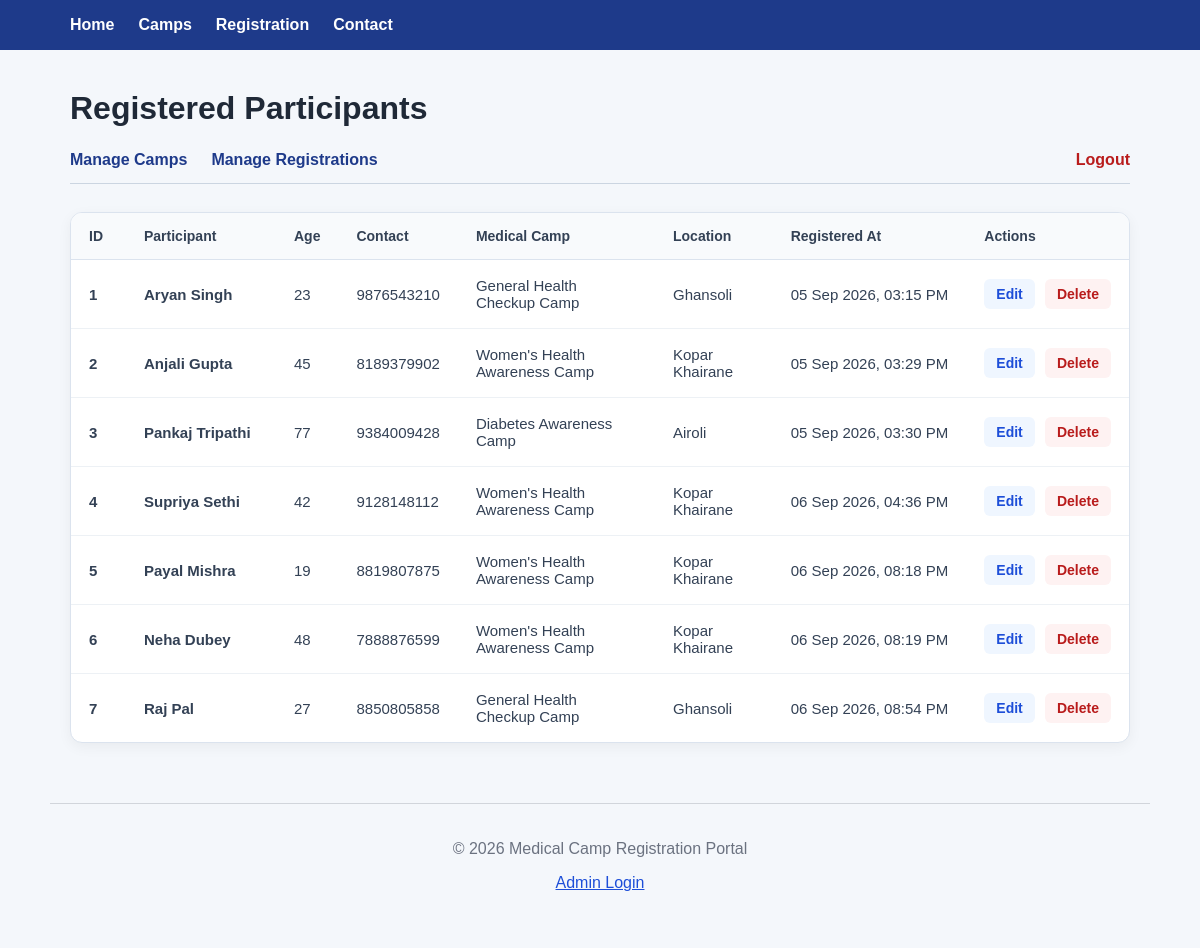
The app's page /admin/registrations (signed in) with its own data.
### app/models/registration.py (models this page shows)
class Registration(Base):
    __tablename__ = "registrations"
    id = Column(Integer, primary_key=True, index=True)
    name = Column(String(150), nullable=False)
    age = Column(Integer, nullable=False)
    contact_number = Column(String(15), nullable=False)
    camp_id = Column(
        Integer,
        ForeignKey("camps.id"),
        nullable=False
    )
    registered_at = Column(
        DateTime,
        default=datetime.utcnow
    )
    camp = relationship(
        "Camp",
        back_populates="registrations"
    )

### app/models/camp.py (models this page shows)
class Camp(Base):
    __tablename__ = "camps"
    id = Column(Integer, primary_key=True, index=True)
    name = Column(String(150), nullable=False)
    date = Column(String(20), nullable=False)
    location = Column(String(200), nullable=False)
    description = Column(Text, nullable=True)
    available_slots = Column(Integer, nullable=False)
    status = Column(
        String(20),
        nullable=False,
        default="scheduled"
    )
    registrations = relationship(
        "Registration",
        back_populates="camp"
    )

### app/main.py (the view)
@app.get("/admin/registrations")
def admin_registrations(
    request: Request,
    db: Session = Depends(get_db),
    admin: AdminUser = Depends(require_admin)
):
    registrations = (
        db.query(Registration)
        .order_by(Registration.id)
        .all()
    )
    success = request.session.pop("admin_success", None)
    error = request.session.pop("admin_error", None)
    return templates.TemplateResponse(
        request=request,
        name="admin_registrations.html",
        context={
            "registrations": registrations,
            "success": success,
            "error": error
        }
    )

### app/templates/admin_registrations.html (shortened to what this page needs)
{% extends "base.html" %}
{% block content %}
<h1>Registered Participants</h1>
<nav class="admin-nav" aria-label="Admin navigation">
    <a href="/admin/camps">Manage Camps</a>
    <a href="/admin/registrations">Manage Registrations</a>
    <a href="/admin/logout">Logout</a>
</nav>
{% if registrations %}
    <div class="table-container">
    <table class="registrations-table">
        <thead>
            <tr>
                <th>ID</th>
                <th>Participant</th>
                <th>Age</th>
                <th>Contact</th>
                <th>Medical Camp</th>
                <th>Location</th>
                <th>Registered At</th>
                <th>Actions</th>
            </tr>
        </thead>
        <tbody>
            {% for registration in registrations %}
                <tr>
                    <td class="id-cell">
                        {{ registration.id }}
                    </td>
                    <td class="name-cell">
                        {{ registration.name }}
                    </td>
                    <td>
                        {{ registration.age }}
                    </td>
                    <td class="contact-cell">
                        {{ registration.contact_number }}
                    </td>
                    <td class="camp-cell">
                        {{ registration.camp.name }}
                    </td>
                    <td>
                        {{ registration.camp.location }}
                    </td>
                    <td class="date-cell">
                        {{ registration.registered_at.strftime("%d %b %Y, %I:%M %p") }}
                    </td>
                    <td class="actions">
                        <a
                            class="edit-button"
                            href="/admin/registrations/{{ registration.id }}/edit"
                        >
                            Edit
                        </a>
                        <form
                            method="post"
                            action="/admin/registrations/{{ registration.id }}/delete"
                            onsubmit="return confirm('Are you sure you want to delete this registration?');"
                        >
                            <button
                                type="submit"
                                class="delete-button"
                            >
                                Delete
                            </button>
                        </form>
                    </td>
                </tr>
            {% endfor %}
        </tbody>
    </table>
</div>
{% else %}
    <p>No registrations found.</p>
{% endif %}
{% endblock %}

### app/static/style.css (style rules this page uses)
* { box-sizing: border-box; }
body { margin: 0; font-family: Arial, sans-serif; background: #f4f7fb; color: #1f2937; }
nav { max-width: 1100px; margin: 0 auto; padding: 0 20px; }
nav a { color: white; text-decoration: none; font-weight: 600; }
h1 { margin-bottom: 24px; }
form { max-width: 600px; }
button { padding: 10px 18px; border: none; border-radius: 6px; cursor: pointer; font-size: 12px; font-weight: 600; }
a { color: #1d4ed8; }
nav a { color: white; }
.admin-nav { display: flex; align-items: center; gap: 24px; margin: 0 0 28px; padding: 0 0 14px; border-bottom: 1px solid #cbd5e1; }
.admin-nav a { color: #1e3a8a; text-decoration: none; font-weight: 600; }
.admin-nav a:last-child { margin-left: auto; color: #b91c1c; }
.table-container { overflow-x: hidden; background: white; border: 1px solid #dbe3ee; border-radius: 12px; box-shadow: 0 4px 14px rgba(0, 0, 0, 0.05); }
.registrations-table { width: 100%; min-width: 1000px; border-collapse: collapse; }
.registrations-table th { padding: 15px 18px; background: #f8fafc; color: #334155; font-size: 14px; font-weight: 700; text-align: left; border-bottom: 1px solid #dbe3ee; white-space: nowrap; }
.registrations-table td { padding: 17px 18px; color: #334155; font-size: 15px; vertical-align: middle; border-bottom: 1px solid #edf1f5; }
.registrations-table tbody tr:last-child td { border-bottom: none; }
.id-cell { width: 55px; font-weight: 600; }
.name-cell { min-width: 150px; font-weight: 600; color: #1e293b; }
.contact-cell { white-space: nowrap; }
.camp-cell { min-width: 20%; }
.date-cell { min-width: 175px; white-space: nowrap; font-size: 14px; color: #64748b; }
.actions { white-space: nowrap; }
.actions form { display: inline; margin: 0; }
.edit-button { display: inline-block; padding: 7px 12px; margin-right: 6px; border-radius: 6px; background: #eff6ff; color: #1d4ed8; text-decoration: none; font-size: 14px; font-weight: 600; }
.delete-button { padding: 7px 12px; border-radius: 6px; background: #fef2f2; color: #b91c1c; font-size: 14px; font-weight: 600; }

### records on screen
Registration: id "1", name "Aryan Singh", age "23", contact_number "9876543210", camp.name "General Health Checkup Camp", camp.location "Ghansoli", registered_at "05 Sep 2026, 03:15 PM"
Registration: id "2", name "Anjali Gupta", age "45", contact_number "8189379902", camp.name "Women's Health Awareness Camp", camp.location "Kopar Khairane", registered_at "05 Sep 2026, 03:29 PM"
Registration: id "3", name "Pankaj Tripathi", age "77", contact_number "9384009428", camp.name "Diabetes Awareness Camp", camp.location "Airoli", registered_at "05 Sep 2026, 03:30 PM"
Registration: id "4", name "Supriya Sethi", age "42", contact_number "9128148112", camp.name "Women's Health Awareness Camp", camp.location "Kopar Khairane", registered_at "06 Sep 2026, 04:36 PM"
Registration: id "5", name "Payal Mishra", age "19", contact_number "8819807875", camp.name "Women's Health Awareness Camp", camp.location "Kopar Khairane", registered_at "06 Sep 2026, 08:18 PM"
Registration: id "6", name "Neha Dubey", age "48", contact_number "7888876599", camp.name "Women's Health Awareness Camp", camp.location "Kopar Khairane", registered_at "06 Sep 2026, 08:19 PM"
Registration: id "7", name "Raj Pal", age "27", contact_number "8850805858", camp.name "General Health Checkup Camp", camp.location "Ghansoli", registered_at "06 Sep 2026, 08:54 PM"
